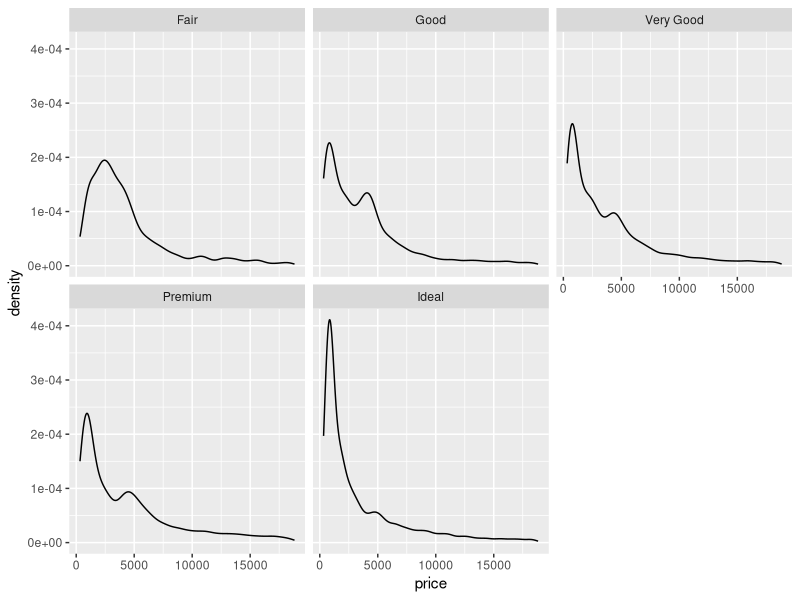
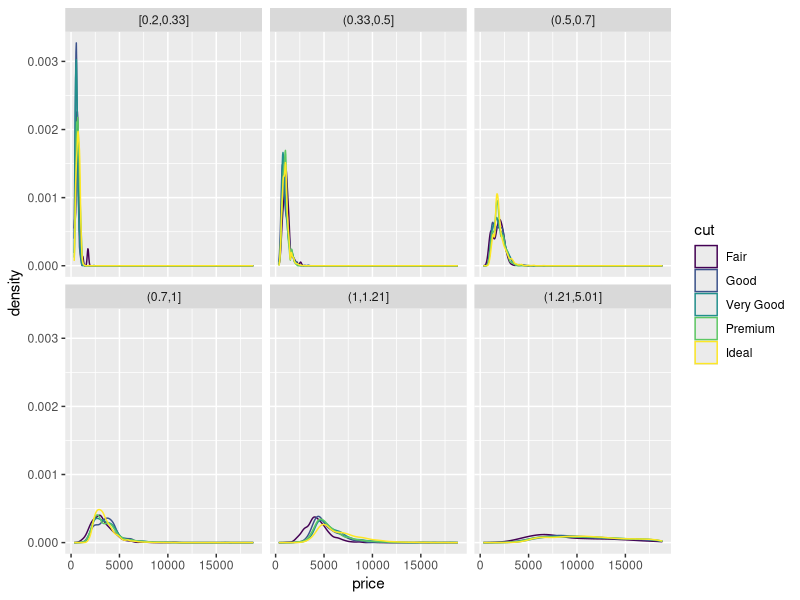
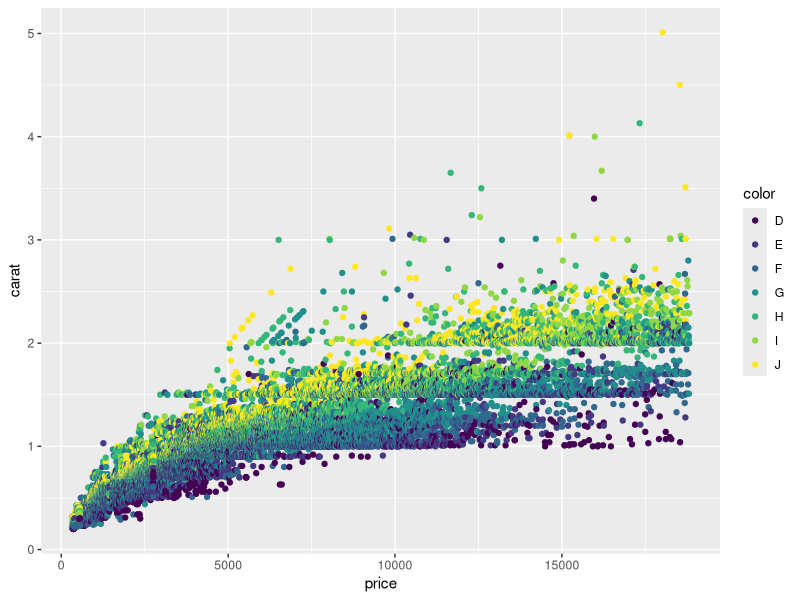
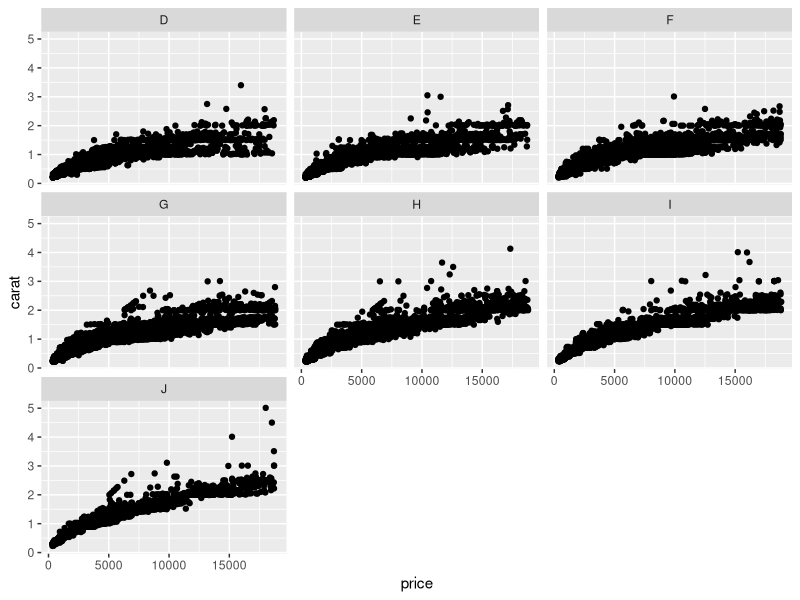
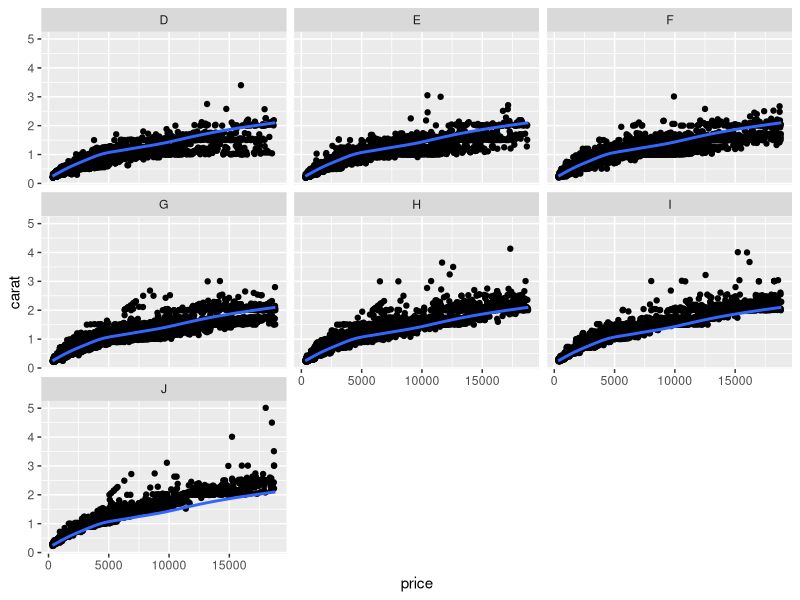
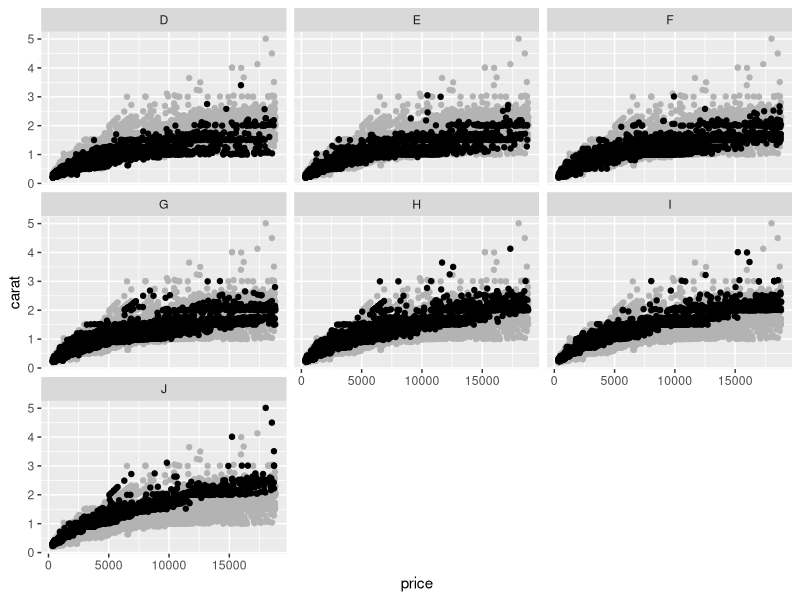
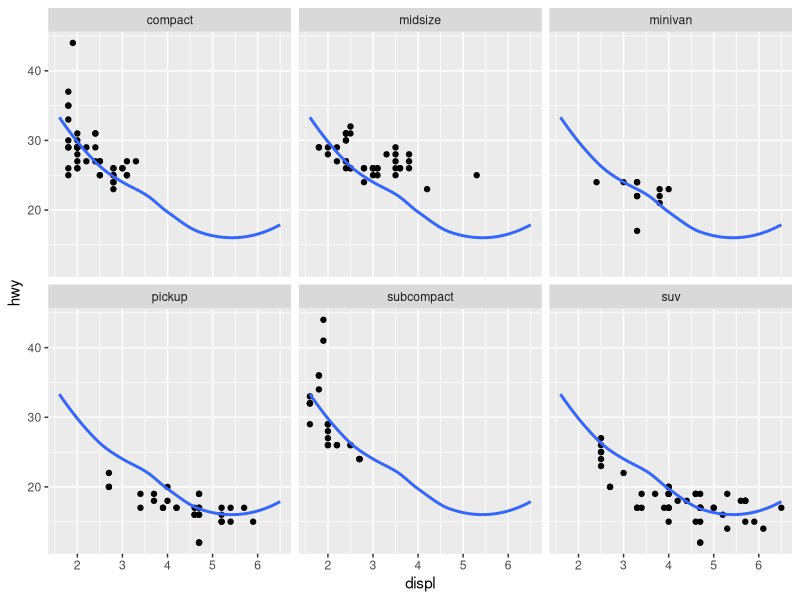

R code for these plots, in order:
## ---- chunk 1
library(tidyverse)

## ---- chunk 2

# facet by cut and group by carat
diamonds %>%
  ggplot(aes(price, color = carat)) +
  geom_density() +
  facet_wrap(~cut)

# facet by carat and group by cut
# need to split the continuous varaiable in to discreate groups
diamonds %>%
  mutate(carat_n = cut_number(carat, 6)) %>%
  ggplot(aes(price, color = cut)) +
  geom_density() +
  facet_wrap(~carat_n)

## ---- chunk 3

# group by color
diamonds %>%
  ggplot(aes(price, carat, color = color)) +
  geom_point()

# faceting by color
diamonds %>%
  ggplot(aes(price, carat)) +
  facet_wrap(~color) +
  geom_point()

# try annotation with smooth line for whole data set
diamonds_smooth <- dplyr::select(diamonds, -color)
  
diamonds %>%
  ggplot(aes(price, carat)) +
  geom_point() +
  geom_smooth(data = diamonds_smooth, se = FALSE) +
  facet_wrap(~color)

# try annotation as full data set in background
diamonds2 <- dplyr::select(diamonds, -color)

diamonds %>%
  ggplot(aes(price, carat)) +
  geom_point(data = diamonds2, colour = "grey70") +
  geom_point(data = diamonds) +
  facet_wrap(~color)

## ---- chunk 4

# data subset given
mpg2 <- subset(mpg, cyl != 5 & drv %in% c("4", "f") & class != "2seater")

mpg3 <- dplyr::select(mpg2, -class)

ggplot(mpg2, aes(displ, hwy)) +
  geom_point() +
  geom_smooth(data = mpg3, se = FALSE) +
   facet_wrap(~class)

